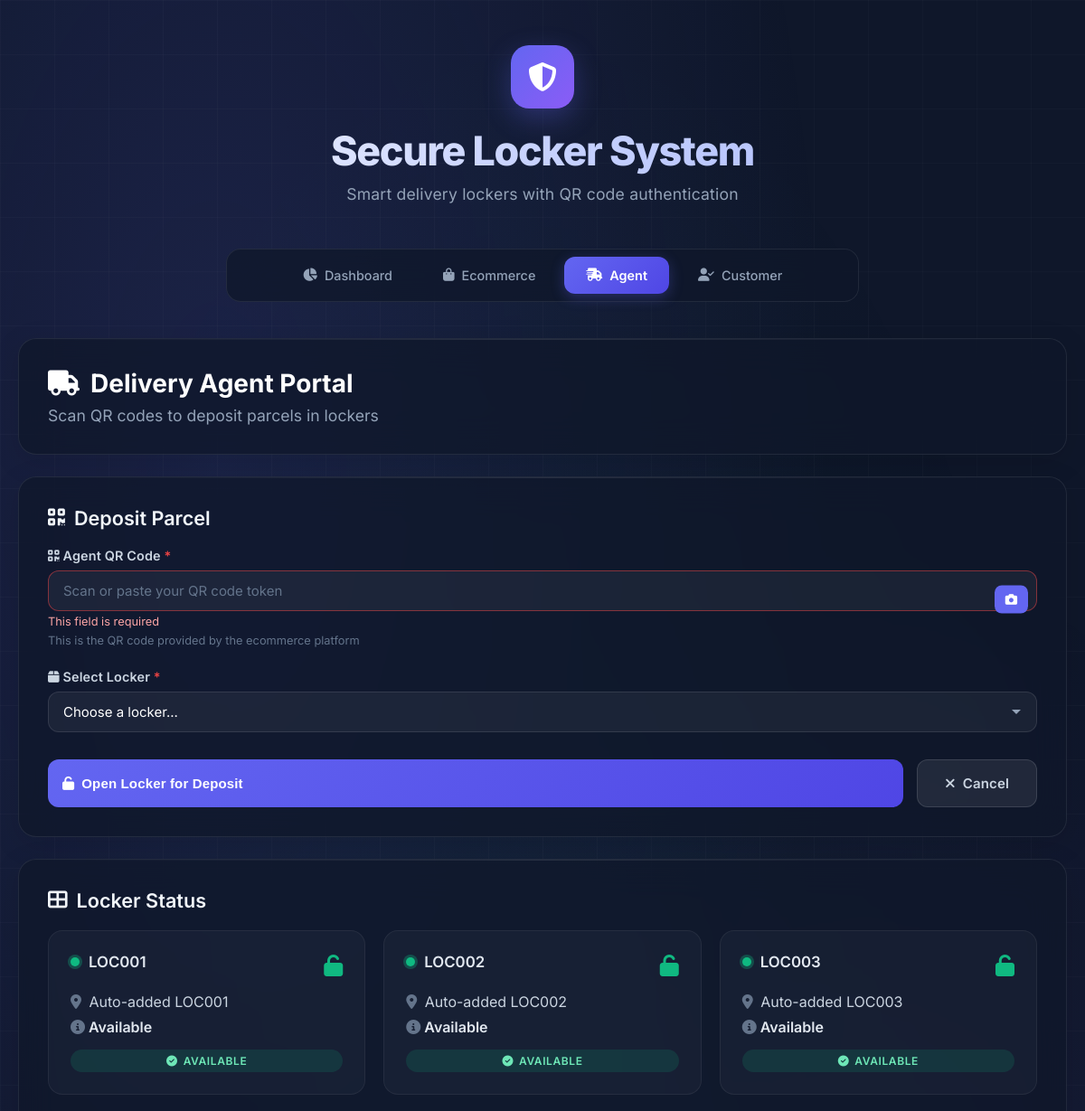
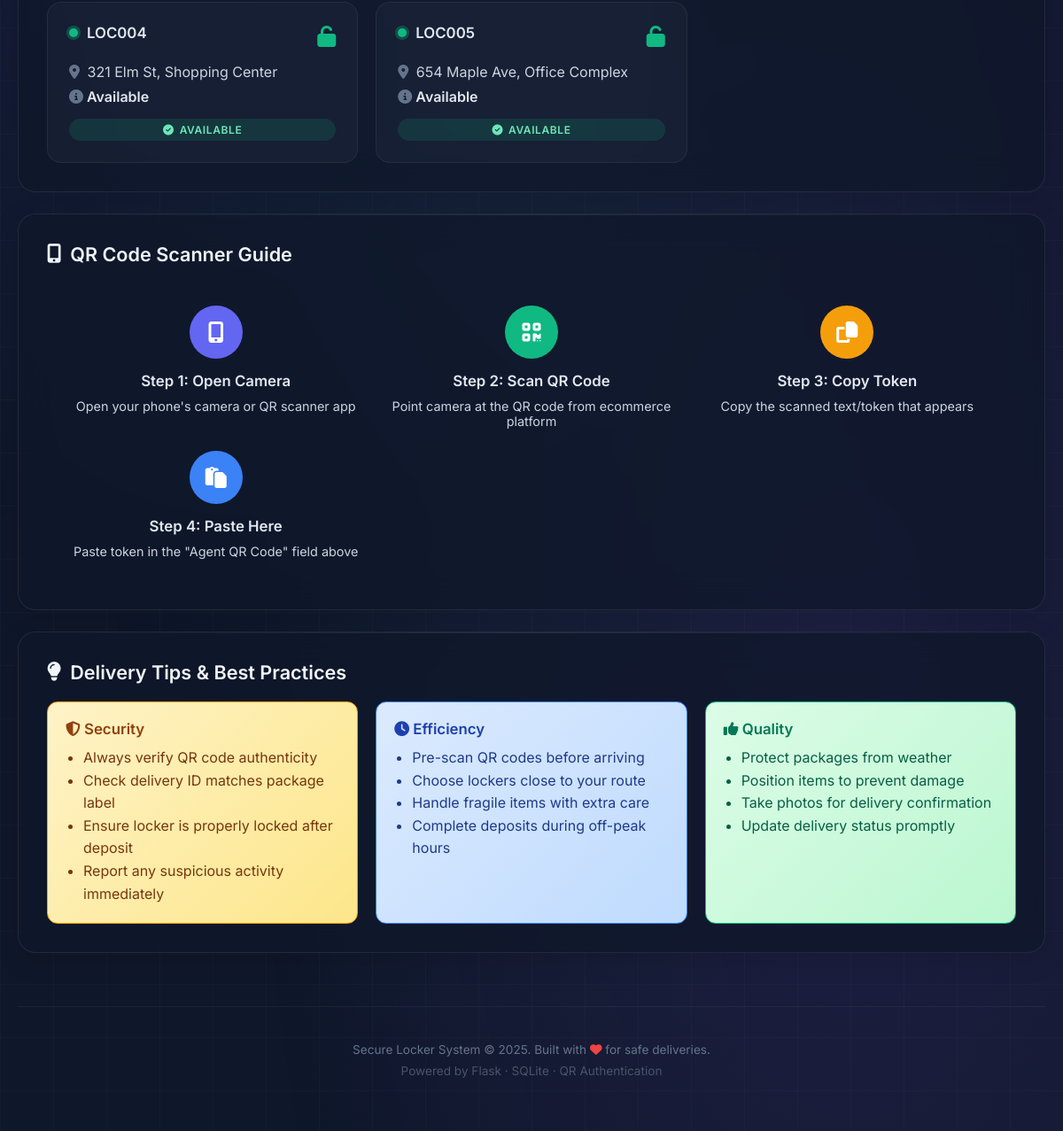
The app's page /agent with its own data (2 pictures, top to bottom).
### tables this page shows
CREATE TABLE lockers (
            locker_id TEXT PRIMARY KEY,
            address TEXT NOT NULL,
            status TEXT NOT NULL DEFAULT 'available',
            created_at TIMESTAMP DEFAULT CURRENT_TIMESTAMP,
            last_used TIMESTAMP,
            total_deliveries INTEGER DEFAULT 0
        );

### web_app.py (the view, shortened to what this page needs)
@app.route('/agent', methods=['GET', 'POST'])
def agent():
    lockers = system.get_all_lockers()
    return render_template('agent.html', lockers=lockers)

### db.py (called while the page is built)
def get_connection():
    conn = sqlite3.connect(DB_NAME, check_same_thread=False)
    conn.execute('PRAGMA journal_mode=WAL;')
    return conn

### main.py (called while the page is built)
    def get_all_lockers(self) -> list:
        conn = get_connection()
        cursor = conn.cursor()
        cursor.execute("SELECT locker_id FROM lockers ORDER BY locker_id")
        locker_ids = [row[0] for row in cursor.fetchall()]
        conn.close()
        return [self.get_locker_status(locker_id) for locker_id in locker_ids]

### templates/agent.html (shortened to what this page needs)
{% extends "base.html" %}
{% block content %}
<div class="card">
    <h2><i class="fas fa-truck"></i> Delivery Agent Portal</h2>
    <p style="color: var(--gray-300); font-size: 1.1rem;">Scan QR codes to deposit parcels in lockers</p>
</div>
{% if step == 'deposit_success' %}
<div class="card" style="border: 2px solid #86efac;">
    <div style="text-align: center; margin-bottom: 30px;">
        <div
            style="width: 80px; height: 80px; background: var(--success); color: white; border-radius: 50%; display: inline-flex; align-items: center; justify-content: center; font-size: 2.5rem; margin-bottom: 20px; box-shadow: 0 10px 25px rgba(16, 185, 129, 0.3);">
            <i class="fas fa-unlock"></i>
        </div>
        <h3 style="color: var(--success); margin-bottom: 10px;">Locker Opened Successfully!</h3>
        <p style="color: var(--gray-600);">The locker is now open for parcel deposit</p>
    </div>
    <div
        style="background: rgba(255, 255, 255, 0.1); padding: 20px; border-radius: 15px; margin-bottom: 25px; box-shadow: var(--shadow-md); border: 1px solid rgba(255, 255, 255, 0.2);">
        <div style="display: grid; grid-template-columns: 1fr 1fr; gap: 20px;">
            <div>
                <p style="color: var(--gray-300); font-size: 0.875rem; margin-bottom: 5px;">Locker ID</p>
                <p style="font-size: 1.25rem; font-weight: 600; color: white;">{{ locker_id }}</p>
            </div>
            <div>
                <p style="color: var(--gray-300); font-size: 0.875rem; margin-bottom: 5px;">Delivery ID</p>
                <p style="font-size: 1.25rem; font-weight: 600; color: white;">{{ delivery_id }}</p>
            </div>
        </div>
    </div>
    <div style="padding: 25px; border-radius: 15px; margin: 25px 0; border: 1px solid #a5b4fc;">
        <h4 style="color: var(--primary); margin-bottom: 15px;">
            <i class="fas fa-clipboard-list"></i> Deposit Instructions
        </h4>
        <ol style="margin-left: 20px; color: var(--gray-700); line-height: 1.8;">
            <li style="margin-bottom: 10px;">
                <strong>Place the parcel</strong> carefully inside the locker
                <div style="font-size: 0.875rem; color: var(--gray-600); margin-top: 5px;">
                    Ensure the package fits comfortably without forcing
                </div>
            </li>
            <li style="margin-bottom: 10px;">
                <strong>Verify contents</strong> match the delivery order
                <div style="font-size: 0.875rem; color: var(--gray-600); margin-top: 5px;">
                    Double-check the delivery ID on the package
                </div>
            </li>
            <li style="margin-bottom: 10px;">
                <strong>Close the door</strong> firmly until you hear a click
                <div style="font-size: 0.875rem; color: var(--gray-600); margin-top: 5px;">
                    The door should be completely flush with the locker frame
                </div>
            </li>
            <li>
                <strong>Click "Lock Locker"</strong> below to secure the delivery
                <div style="font-size: 0.875rem; color: var(--gray-600); margin-top: 5px;">
                    This will activate the electronic lock and notify the customer
                </div>
            </li>
        </ol>
    </div>
    <form method="POST" style="display: flex; gap: 15px; justify-content: center; margin-top: 30px;">
        <input type="hidden" name="action" value="close_deposit">
        <input type="hidden" name="locker_id" value="{{ locker_id }}">
        <button type="submit" class="btn btn-success" style="padding: 16px 40px; font-size: 1.1rem;">
            <i class="fas fa-lock"></i> Lock Locker
        </button>
        <a href="/agent" class="btn btn-secondary" style="padding: 16px 40px; font-size: 1.1rem;">
            <i class="fas fa-times"></i> Cancel
        </a>
    </form>
</div>
{% else %}
<div class="card">
    <h3><i class="fas fa-qrcode"></i> Deposit Parcel</h3>
    <form method="POST" id="depositForm">
        <div class="form-group">
            <label for="qr_token">
                <i class="fas fa-qrcode"></i> Agent QR Code
                <span style="color: var(--danger);">*</span>
            </label>
            <div style="position: relative;">
                <input type="text" id="qr_token" name="qr_token" required placeholder="Scan or paste your QR code token"
                    value="{{ request.form.qr_token or '' }}" style="padding-right: 50px;">
                <button type="button" onclick="startQRScanner()"
                    style="position: absolute; right: 10px; top: 50%; transform: translateY(-50%); background: var(--primary); color: white; border: none; padding: 8px 12px; border-radius: 8px; cursor: pointer;">
                    <i class="fas fa-camera"></i>
                </button>
            </div>
            <small>This is the QR code provided by the ecommerce platform</small>
        </div>
        <div class="form-group">
            <label for="locker_id">
                <i class="fas fa-box"></i> Select Locker
                <span style="color: var(--danger);">*</span>
            </label>
            <select id="locker_id" name="locker_id" required>
                <option value="">Choose a locker...</option>
            </select>
        </div>
        <div style="display: flex; gap: 15px; margin-top: 30px;">
            <button type="submit" class="btn" style="flex: 1; padding: 16px;">
                <i class="fas fa-unlock"></i> Open Locker for Deposit
            </button>
            <a href="/" class="btn btn-secondary" style="padding: 16px 30px;">
                <i class="fas fa-times"></i> Cancel
            </a>
        </div>
    </form>
</div>
{% endif %}
<div class="card">
    <h3><i class="fas fa-th-large"></i> Locker Status</h3>
    <div class="status-grid">
        {% for locker in lockers %}
        <div class="status-card" style="position: relative;">
            <div style="display: flex; justify-content: space-between; align-items: start; margin-bottom: 15px;">
                <h4 style="margin: 0; display: flex; align-items: center; gap: 10px;">
                    <span
                        class="status-indicator {% if locker.has_parcel %}status-occupied{% elif locker.is_locked %}status-available{% else %}status-locked{% endif %}"></span>
                    {{ locker.locker_id }}
                </h4>
                <div class="{{ 'text-warning' if locker.has_parcel else ('text-success' if locker.is_locked else 'text-danger') }}"
                    style="font-size: 1.5rem;">
                    {% if locker.has_parcel %}
                    <i class="fas fa-box"></i>
                    {% elif locker.is_locked %}
                    <i class="fas fa-unlock"></i>
                    {% else %}
                    <i class="fas fa-lock"></i>
                    {% endif %}
                </div>
            </div>
            <p style="margin: 8px 0; color: var(--gray-600);">
                <i class="fas fa-map-marker-alt" style="width: 16px; color: var(--gray-400);"></i>
                {{ locker.location }}
            </p>
            <p style="margin: 8px 0; font-weight: 600;">
                <i class="fas fa-info-circle" style="width: 16px; color: var(--gray-400);"></i>
                {% if locker.has_parcel %}
                Occupied ({{ locker.delivery_status|replace('_', ' ')|title }})
                {% elif locker.is_locked %}
                Available
                {% else %}
                Unlocked
                {% endif %}
            </p>
            <div style="margin-top: 15px;">
                {% if locker.has_parcel %}
                {% if locker.delivery_status == 'deposited' %}
                <span class="badge badge-warning" style="width: 100%; justify-content: center;">
                    <i class="fas fa-clock"></i> Processing
                </span>
                {% elif locker.delivery_status == 'ready_for_pickup' %}
                <span class="badge badge-success" style="width: 100%; justify-content: center;">
                    <i class="fas fa-check"></i> Ready
                </span>
                {% endif %}
                {% else %}
                <span class="badge badge-success" style="width: 100%; justify-content: center;">
                    <i class="fas fa-check-circle"></i> Available
                </span>
                {% endif %}
            </div>
        </div>
        {% endfor %}
    </div>
</div>
<div class="card">
    <h3><i class="fas fa-mobile-alt"></i> QR Code Scanner Guide</h3>
    <div style="padding: 25px; border-radius: 15px; margin-top: 20px;">
        <div style="display: grid; grid-template-columns: repeat(auto-fit, minmax(250px, 1fr)); gap: 25px;">
            <div style="text-align: center;">
                <div
                    style="width: 60px; height: 60px; background: var(--primary); color: white; border-radius: 50%; display: inline-flex; align-items: center; justify-content: center; font-size: 1.5rem; margin-bottom: 15px;">
                    <i class="fas fa-mobile-alt"></i>
                </div>
                <h4 style="margin-bottom: 10px;">Step 1: Open Camera</h4>
                <p style="color: var(--gray-600); font-size: 0.9rem;">
                    Open your phone's camera or QR scanner app
                </p>
            </div>
            <div style="text-align: center;">
                <div
                    style="width: 60px; height: 60px; background: var(--success); color: white; border-radius: 50%; display: inline-flex; align-items: center; justify-content: center; font-size: 1.5rem; margin-bottom: 15px;">
                    <i class="fas fa-qrcode"></i>
                </div>
                <h4 style="margin-bottom: 10px;">Step 2: Scan QR Code</h4>
                <p style="color: var(--gray-600); font-size: 0.9rem;">
                    Point camera at the QR code from ecommerce platform
                </p>
            </div>
            <div style="text-align: center;">
                <div
                    style="width: 60px; height: 60px; background: var(--warning); color: white; border-radius: 50%; display: inline-flex; align-items: center; justify-content: center; font-size: 1.5rem; margin-bottom: 15px;">
                    <i class="fas fa-copy"></i>
                </div>
                <h4 style="margin-bottom: 10px;">Step 3: Copy Token</h4>
                <p style="color: var(--gray-600); font-size: 0.9rem;">
                    Copy the scanned text/token that appears
                </p>
            </div>
            <div style="text-align: center;">
                <div
                    style="width: 60px; height: 60px; background: var(--info); color: white; border-radius: 50%; display: inline-flex; align-items: center; justify-content: center; font-size: 1.5rem; margin-bottom: 15px;">
                    <i class="fas fa-paste"></i>
                </div>
                <h4 style="margin-bottom: 10px;">Step 4: Paste Here</h4>
                <p style="color: var(--gray-600); font-size: 0.9rem;">
                    Paste token in the "Agent QR Code" field above
                </p>
            </div>
        </div>
    </div>
</div>
<div class="card">
    <h3><i class="fas fa-lightbulb"></i> Delivery Tips & Best Practices</h3>
    <div
        style="display: grid; grid-template-columns: repeat(auto-fit, minmax(300px, 1fr)); gap: 20px; margin-top: 20px;">
        <div
            style="background: linear-gradient(135deg, #fef3c7 0%, #fde68a 100%); padding: 20px; border-radius: 12px; border: 1px solid #f59e0b;">
            <h4 style="color: #92400e; margin-bottom: 10px;">
                <i class="fas fa-shield-alt"></i> Security
            </h4>
            <ul style="color: #78350f; margin-left: 20px; line-height: 1.6;">
                <li>Always verify QR code authenticity</li>
                <li>Check delivery ID matches package label</li>
                <li>Ensure locker is properly locked after deposit</li>
                <li>Report any suspicious activity immediately</li>
            </ul>
        </div>
        <div
            style="background: linear-gradient(135deg, #dbeafe 0%, #bfdbfe 100%); padding: 20px; border-radius: 12px; border: 1px solid #3b82f6;">
            <h4 style="color: #1e40af; margin-bottom: 10px;">
                <i class="fas fa-clock"></i> Efficiency
            </h4>
            <ul style="color: #1e3a8a; margin-left: 20px; line-height: 1.6;">
                <li>Pre-scan QR codes before arriving</li>
                <li>Choose lockers close to your route</li>
                <li>Handle fragile items with extra care</li>
                <li>Complete deposits during off-peak hours</li>
            </ul>
        </div>
        <div
            style="background: linear-gradient(135deg, #dcfce7 0%, #bbf7d0 100%); padding: 20px; border-radius: 12px; border: 1px solid #10b981;">
            <h4 style="color: #047857; margin-bottom: 10px;">
                <i class="fas fa-thumbs-up"></i> Quality
            </h4>
            <ul style="color: #065f46; margin-left: 20px; line-height: 1.6;">
                <li>Protect packages from weather</li>
                <li>Position items to prevent damage</li>
                <li>Take photos for delivery confirmation</li>
                <li>Update delivery status promptly</li>
            </ul>
        </div>
    </div>
</div>
{% endblock %}

### templates/base.html (shortened to what this page needs)
<!DOCTYPE html>
<html lang="en">
<head>
    <link rel="stylesheet" href="https://cdnjs.cloudflare.com/ajax/libs/font-awesome/6.4.0/css/all.min.css">
</head>
<body>
    <div class="container">
        <div class="header">
            <div class="header-logo">
                <i class="fas fa-shield-halved"></i>
            </div>
            <h1>Secure Locker System</h1>
            <p>Smart delivery lockers with QR code authentication</p>
        </div>
        <nav class="nav">
            <a href="/" {% if request.endpoint=='index' %}class="active" {% endif %}>
                <i class="fas fa-chart-pie"></i> <span class="nav-label">Dashboard</span>
            </a>
            <a href="/ecommerce" {% if request.endpoint=='ecommerce' %}class="active" {% endif %}>
                <i class="fas fa-shopping-bag"></i> <span class="nav-label">Ecommerce</span>
            </a>
            <a href="/agent" {% if request.endpoint=='agent' %}class="active" {% endif %}>
                <i class="fas fa-truck-fast"></i> <span class="nav-label">Agent</span>
            </a>
            <a href="/customer" {% if request.endpoint=='customer' %}class="active" {% endif %}>
                <i class="fas fa-user-check"></i> <span class="nav-label">Customer</span>
            </a>
        </nav>
        {% block content %}{% endblock %}
        <footer class="footer">
            <p>Secure Locker System &copy; 2025. Built with <i class="fas fa-heart" style="color: var(--danger);"></i> for safe deliveries.</p>
            <p style="margin-top: 8px; color: var(--gray-200);">Powered by Flask &middot; SQLite &middot; QR Authentication</p>
        </footer>
    </div>
</body>
</html>

### records on screen
lockers: locker_id "LOC001", location "Auto-added LOC001"
lockers: locker_id "LOC002", location "Auto-added LOC002"
lockers: locker_id "LOC003", location "Auto-added LOC003"
lockers: locker_id "LOC004", location "321 Elm St, Shopping Center"
lockers: locker_id "LOC005", location "654 Maple Ave, Office Complex"
